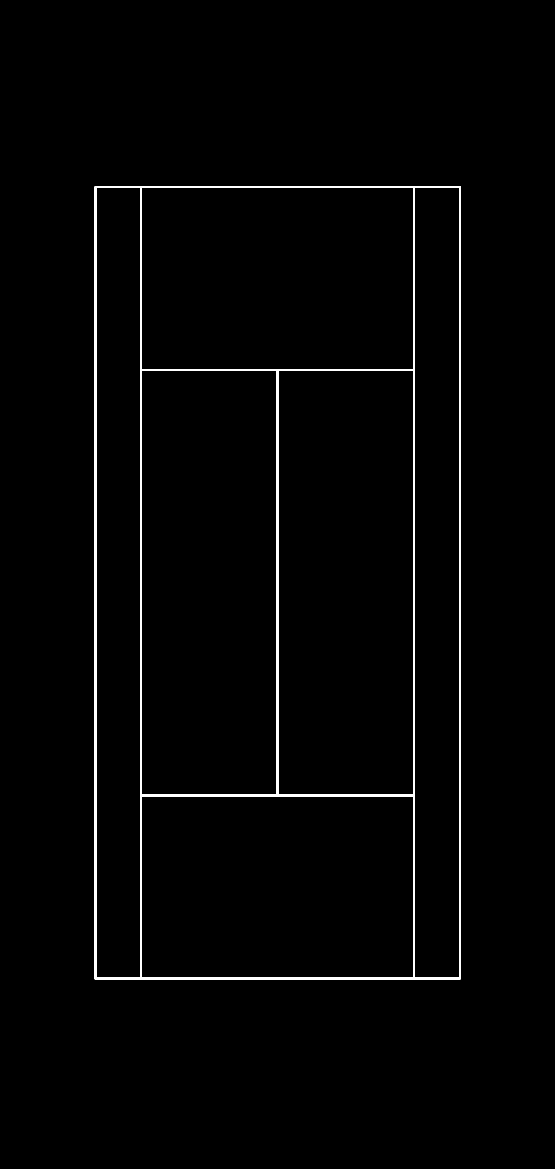
#> input picture court_configurations/court_reference.png, 1665 x 3506 px (shown at 1/3 size)
$ python visualize_corners.py
#> lines starting #> are read from the running program, lines starting #| are printed output that depends on the picture; after the words box and inside, x2 and y2 are one past the last pixel; in counts of white or black regions, pixels touching at a corner belong together
#!/usr/bin/env python
"""
Visualize the reference court corners and detected baseline corners
"""
import cv2
import numpy as np

# Load reference court
ref = cv2.imread('court_configurations/court_reference.png', 0)
#> ref: shape (3506, 1665); 1.2% white; 1 white region, box (x1, y1, x2, y2) and area: (284, 559, 1382, 2938) 72855
ref_color = cv2.cvtColor(ref, cv2.COLOR_GRAY2BGR)
#> ref_color is the input picture: shape (3506, 1665, 3); 1.2% white; 1 white region, box (x1, y1, x2, y2) and area: (284, 559, 1382, 2938) 72855

# [6 lines of commented-out code are left out]

ref_corners = [
    (286, 561, "TOP-LEFT"),
    (1379, 561, "TOP-RIGHT"),
    (286, 2935, "BOTTOM-LEFT"),
    (1379, 2935, "BOTTOM-RIGHT")
]

# Draw corners on reference with different colors
colors = [
    (255, 0, 0),    # BLUE
    (0, 255, 255),  # YELLOW
    (255, 0, 255),  # MAGENTA
    (0, 255, 0)     # GREEN
]

print("="*70)
print("REFERENCE COURT CORNERS")
print("="*70)
print(f"Reference shape: {ref.shape} (H={ref.shape[0]}, W={ref.shape[1]})")
#| Reference shape: (3506, 1665) (H=3506, W=1665)
print()

for i, ((x, y, label), color) in enumerate(zip(ref_corners, colors)):
    # Draw large circle
    cv2.circle(ref_color, (x, y), 30, color, -1)
    # Draw label
    cv2.putText(ref_color, label, (x + 50, y + 10),
               cv2.FONT_HERSHEY_SIMPLEX, 3, color, 8)
    cv2.putText(ref_color, f"({x}, {y})", (x + 50, y + 80),
               cv2.FONT_HERSHEY_SIMPLEX, 2.5, color, 6)

    print(f"{i+1}. {label}: ({x}, {y}) - COLOR: {['BLUE', 'YELLOW', 'MAGENTA', 'GREEN'][i]}")
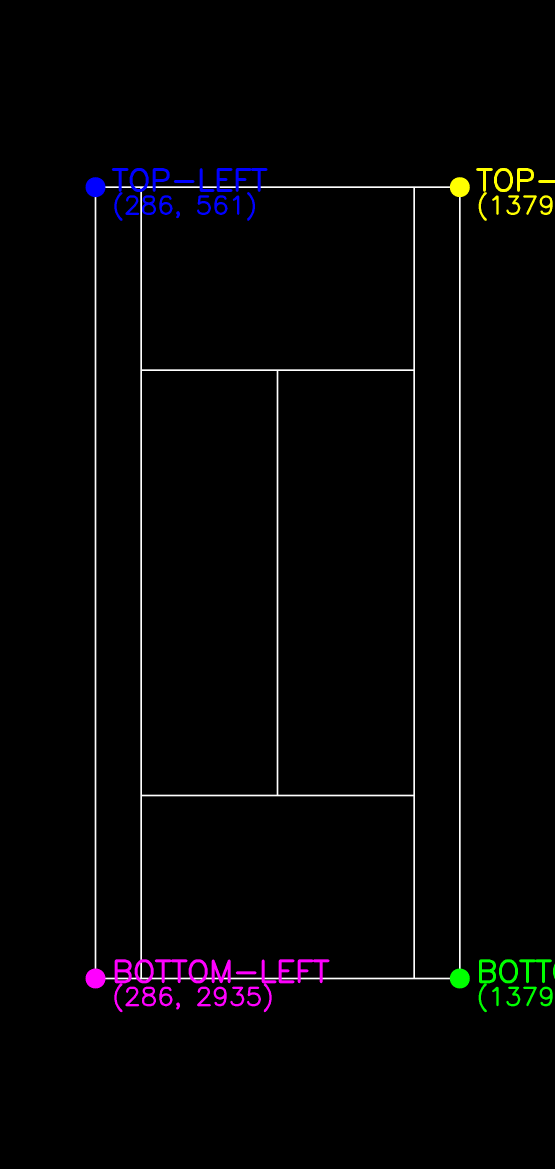
#> ref_color: shape (3506, 1665, 3) (shown at 1/3 size); mean B, G, R 5.1, 4.1, 4.7

# Draw the lines between corners
cv2.line(ref_color, (286, 561), (1379, 561), (255, 255, 255), 10)  # Top line
cv2.line(ref_color, (286, 2935), (1379, 2935), (255, 255, 255), 10)  # Bottom line
cv2.line(ref_color, (286, 561), (286, 2935), (255, 255, 255), 10)  # Left line
cv2.line(ref_color, (1379, 561), (1379, 2935), (255, 255, 255), 10)  # Right line
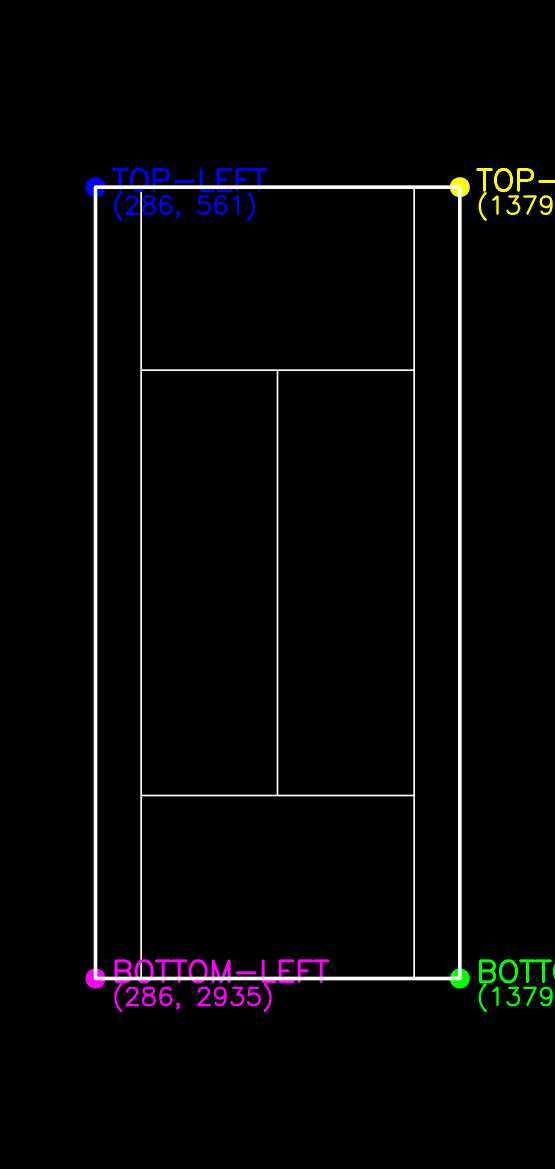
#> ref_color: shape (3506, 1665, 3) (shown at 1/3 size); mean B, G, R 6.8, 6, 6.5

# Add title
cv2.putText(ref_color, "REFERENCE COURT CORNERS", (100, 300),
           cv2.FONT_HERSHEY_SIMPLEX, 6, (0, 0, 255), 12)

cv2.imwrite('reference_corners_annotated.jpg', ref_color)
print("\nSaved: reference_corners_annotated.jpg")
print("="*70)

# Now load the video frame and annotate the detected baseline
#> (the run stopped early here; a loop or call above may not have finished)
